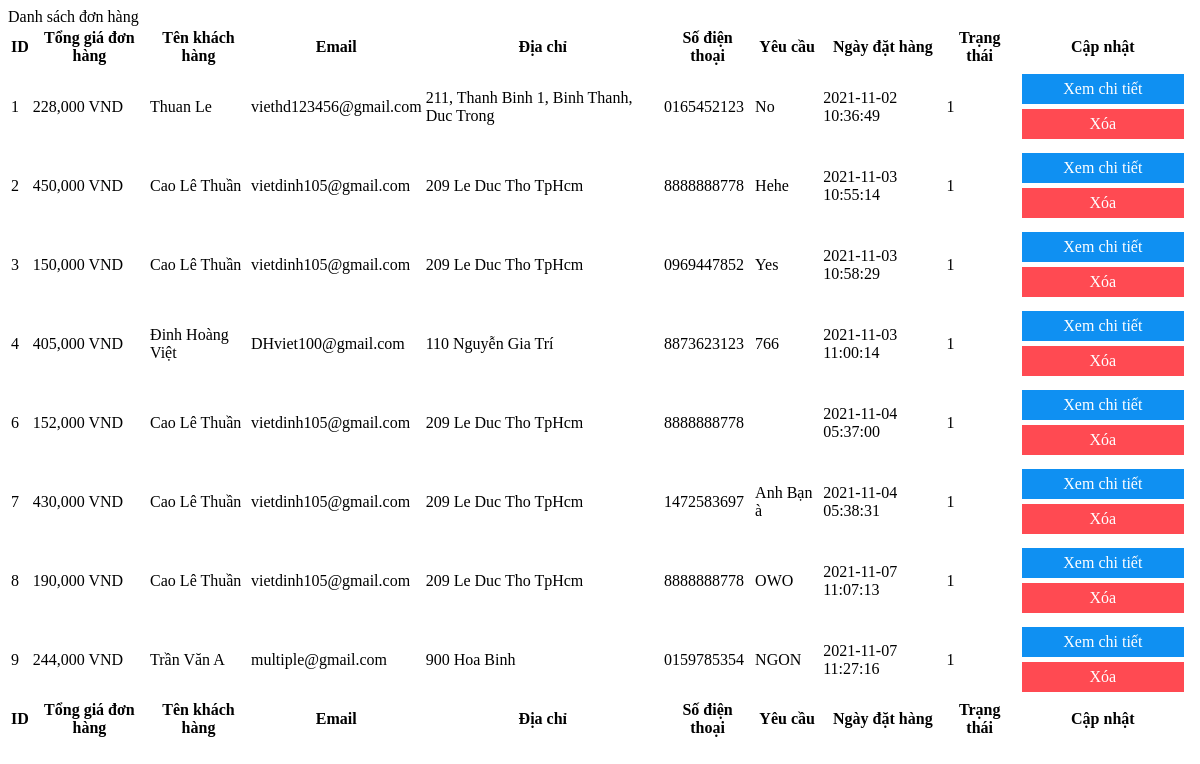
/admin/modules/listorder.php, run on an earlier commit of the app's database.
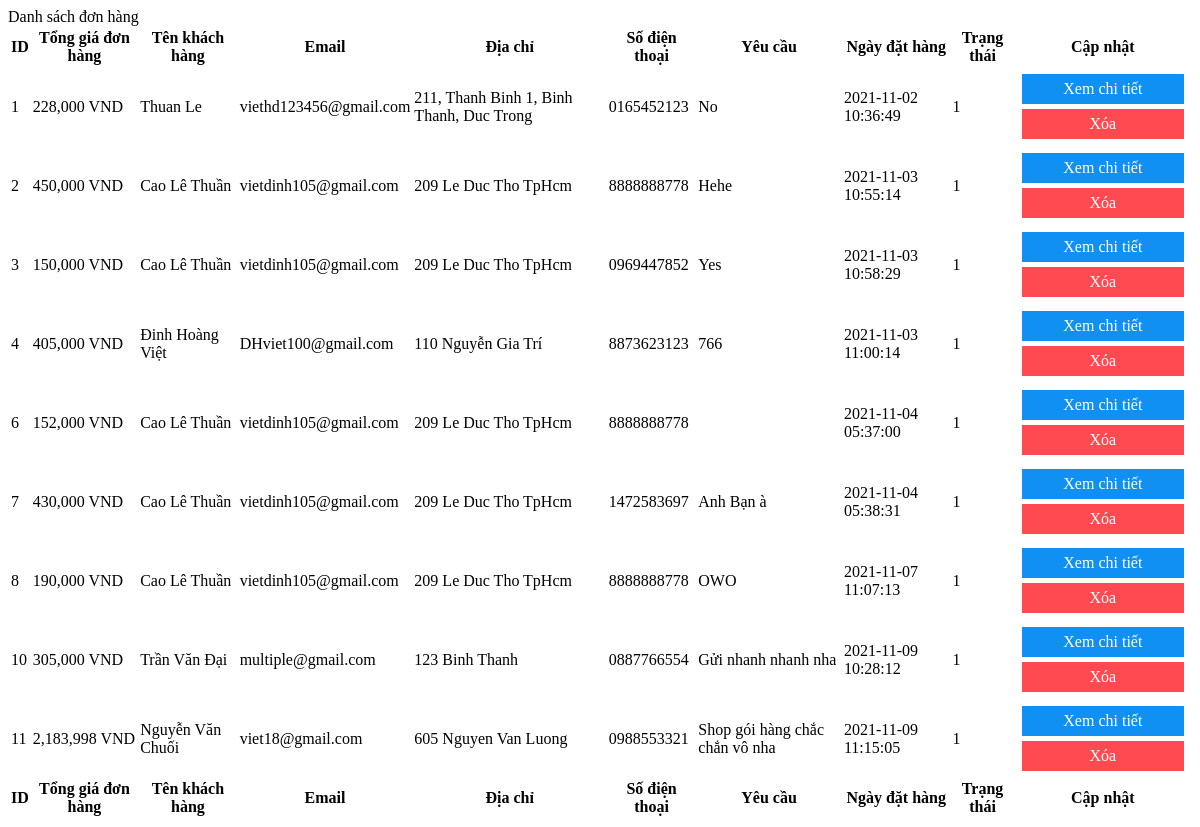
And on a later commit of the database.
### admin/modules/listorder.php (the view, shortened to what this page needs)
<?php
    include('../conn.php');
?>
<div class="card mb-4">
        <div class="card-header">
               Danh sách đơn hàng
        </div>
        <div class="card-body">
            <table id="datatablesSimple">
                <thead>
                    <tr>
                        <th>ID</th>
                        <th>Tổng giá đơn hàng</th>
                        <th>Tên khách hàng</th>
                        <th>Email</th>
                        <th>Địa chỉ</th>
                        <th>Số điện thoại</th>
                        <th>Yêu cầu</th>
                        <th>Ngày đặt hàng</th>
                        <th>Trạng thái</th>
                        <th>Cập nhật</th>
                    </tr>
                </thead>
                <tfoot>
                    <tr>
                        <th>ID</th>
                        <th>Tổng giá đơn hàng</th>
                        <th>Tên khách hàng</th>
                        <th>Email</th>
                        <th>Địa chỉ</th>
                        <th>Số điện thoại</th>
                        <th>Yêu cầu</th>
                        <th>Ngày đặt hàng</th>
                        <th>Trạng thái</th>
                        <th>Cập nhật</th>
                    </tr>
                </tfoot>
                <tbody>
                <?php
                    $sql_sl = "SELECT * FROM `order-info`";
                    $listorder = mysqli_query($connect,$sql_sl);
                    while($row = mysqli_fetch_array($listorder)) {?>
                    <tr>
                        <td><?php echo $row["order_id"] ?></td>
                        <td><?php echo number_format($row["total"], 0, '', ',') ?> VND</td>
                        <td><?php echo $row["full_name"] ?></td>
                        <td><?php echo $row["email"] ?></td>
                        <td><?php echo $row["address"] ?></td>
                        <td><?php echo $row["phone"] ?></td>
                        <td><?php echo $row["request"] ?></td>
                        <td><?php echo $row["date_order"] ?></td>
                        <td><?php echo $row["status"] ?></td>
                        <td style="width: 15%;">
                            <a href="?module=detailsorder&id=<?php echo $row["order_id"]?>" name="update">Xem chi tiết</a>
                            <a href="?module=deleteorder&id=<?php echo $row["order_id"]?>" onclick="return confirm('Bạn có chắc chắn muốn xóa không?')" name="remove">Xóa</a>
                        </td>
                    </tr>
                   <?php }
                   ?>
                </tbody>
                </div>
    </div>

What changed in the data, as far as the page shows it:
removed order-info: order_id "9", total "244,000", full_name "Trần Văn A", email "multiple@gmail.com", address "900 Hoa Binh", phone "0159785354", request "NGON", date_order "2021-11-07 11:27:16", status "1"
added order-info: order_id "10", total "305,000", full_name "Trần Văn Đại", email "multiple@gmail.com", address "123 Binh Thanh", phone "0887766554", request "Gửi nhanh nhanh nha", date_order "2021-11-09 10:28:12", status "1"
added order-info: order_id "11", total "2,183,998", full_name "Nguyễn Văn Chuối", email "viet18@gmail.com", address "605 Nguyen Van Luong", phone "0988553321", request "Shop gói hàng chắc chắn vô nha", date_order "2021-11-09 11:15:05", status "1"
